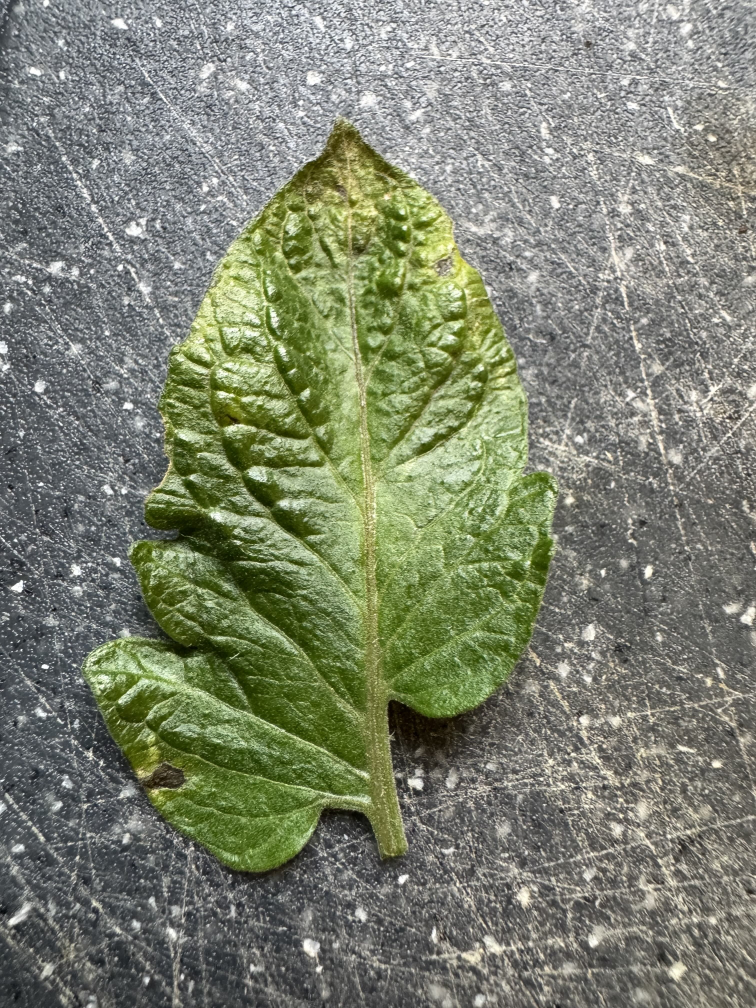
#> input picture Deep_Learning/Interpretability/gradcam_input/in_wild/IMG_2886.jpg, 3024 x 4032 px (shown at 1/4 size)
$ python -i generate_clean_with_feature_with_sampling_csv.py   (imports and definitions only)   (older library calls are emulated)
#> lines starting #> are read from the running program, lines starting #| are printed output that depends on the picture; after the words box and inside, x2 and y2 are one past the last pixel; in counts of white or black regions, pixels touching at a corner belong together
#!/usr/bin/env python3
# -*- coding: utf-8 -*-
"""
Generate a balanced CSV with real augmented images and features for the PlantVillage segmented dataset.

- Input CSV (default): dataset/plantvillage/csv/clean_data_plantvillage_segmented_all_with_features.csv
- Output CSV (default): dataset/plantvillage/csv/clean_data_plantvillage_segmented_all_with_features_with_sampling.csv
- Augmented images saved to: dataset/plantvillage/data/clean_plantvillage_dataset/<Class_Name>/aug_*.jpg

Strategy:
- Define class_name = f"{nom_plante}___{nom_maladie}"
- Compute per-class target nt = int(0.7 * median + 0.3 * max)
- Undersample classes above nt by random sampling
- Oversample classes below nt by generating augmented images using Albumentations
- Compute features on augmented images using the same feature extractors as generate_clean_with_feature_csv.py

Notes:
- We avoid RandomResizedCrop: we keep the leaf shape by using Affine transforms and mild perspective.
- We compute md5 for augmented files.
- We preserve original feature values for kept rows; we compute features for augmented images.
"""

from __future__ import annotations

import argparse
import hashlib
import itertools
import os
from pathlib import Path
from typing import Dict, Any, List, Optional, Tuple
from uuid import uuid4

import albumentations as A
import numpy as np
import pandas as pd
from PIL import Image
import cv2
from tqdm import tqdm

# skimage imports with fallback for different versions
try:
    from skimage.feature import graycomatrix, graycoprops, hog  # type: ignore
except Exception:  # pragma: no cover
    try:
        from skimage.feature.texture import graycomatrix, graycoprops  # type: ignore
        from skimage.feature import hog  # type: ignore
    except Exception as e:  # pragma: no cover
        raise e

try:
    from skimage.measure import label, regionprops
except Exception:  # pragma: no cover
    label = None
    regionprops = None


# ------------------------- Utilities -------------------------

# [16 lines left out: functions file_md5, load_image_rgb, not called in this run]


# ------------------------- Feature extractors (copied from generate_clean_with_feature_csv.py) -------------------------

def extract_shape_features(gray_img: np.ndarray, binary_thresh: Optional[int] = None) -> Dict[str, float]:
    if gray_img.ndim != 2:
        raise ValueError("extract_shape_features expects a grayscale image")
    if binary_thresh is None:
        _, binary = cv2.threshold(gray_img, 0, 255, cv2.THRESH_BINARY + cv2.THRESH_OTSU)
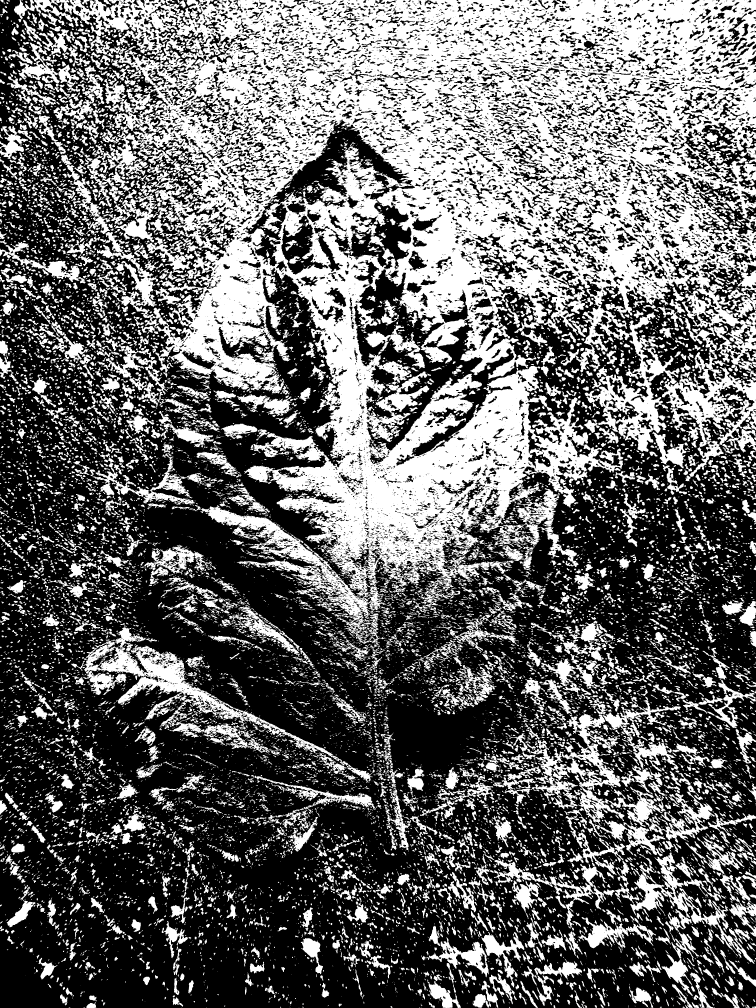
#> binary: shape (4032, 3024) (shown at 1/4 size); 40.9% white; 17566 white regions (9157 under 20 px)
    else:
        _, binary = cv2.threshold(gray_img, binary_thresh, 255, cv2.THRESH_BINARY)
    contours, _ = cv2.findContours(binary, cv2.RETR_EXTERNAL, cv2.CHAIN_APPROX_SIMPLE)
#> contours = 16479 contours, 10199 with area under 20; largest, box (x1, y1, x2, y2) and area: (225, 0, 3024, 2554) 4210162, (284, 2509, 1404, 3096) 79684, (2033, 2853, 2498, 3305) 55528, (2521, 3410, 3018, 3855) 30649, (2411, 2800, 2724, 3086) 19854
    if not contours:
        return {
            "aire": np.nan,
            "périmètre": np.nan,
            "circularité": np.nan,
            "excentricité": np.nan,
            "aspect_ratio": np.nan,
        }
    cnt = max(contours, key=cv2.contourArea)
#> cnt = contour of 55104 points, box (x1, y1, x2, y2) (225, 0, 3024, 2554), area 4210162
    aire = float(cv2.contourArea(cnt))
#> aire = 4210161.5
    perim = float(cv2.arcLength(cnt, True))
#> perim = 114008.2
    circularite = (4.0 * np.pi * aire) / (perim ** 2) if perim > 0 else 0.0
#> circularite = 0.00407
    x, y, w, h = cv2.boundingRect(cnt)
#> x = 225; y = 0; w = 2799; h = 2554
    aspect_ratio = float(w) / float(h) if h > 0 else 0.0
#> aspect_ratio = 1.1
    excentricite = 0.0
    if label is not None and regionprops is not None:
        lbl = label(binary > 0)
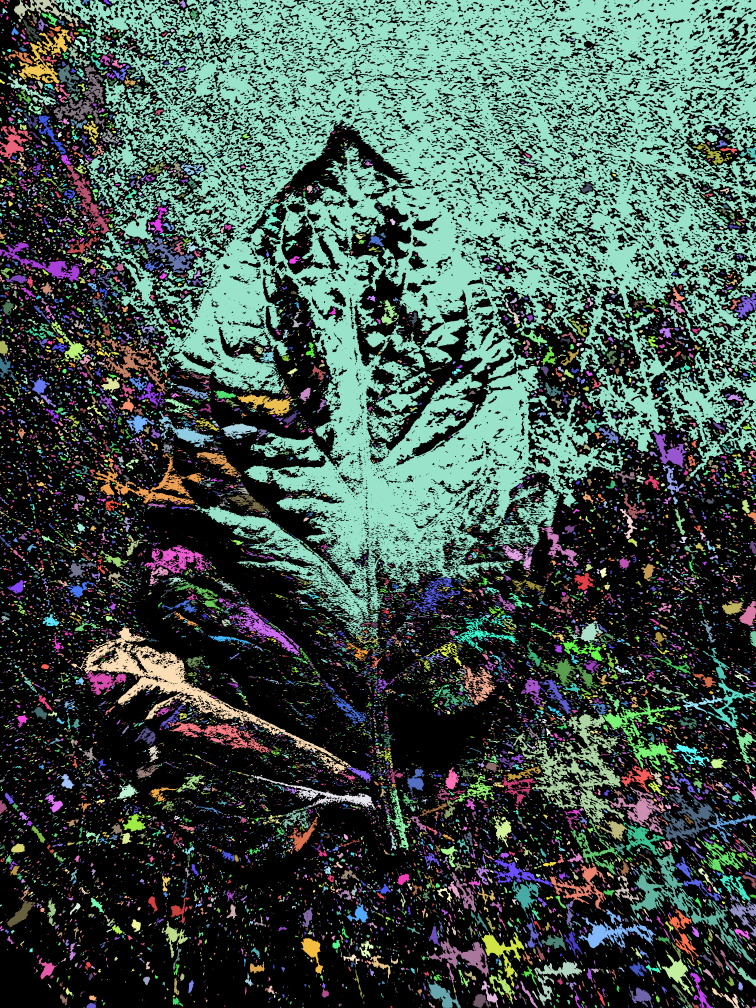
#> lbl: shape (4032, 3024) int32 (shown at 1/4 size); 17567 distinct labels, from 0 to 17566; one colour per label, 0 black
        props = regionprops(lbl)
#> props = 17566 regions
        if props:
            largest_region = max(props, key=lambda p: p.area)
            excentricite = float(largest_region.eccentricity)
#> excentricite = 0.27
    return {
        "aire": aire,
        "périmètre": perim,
        "circularité": circularite,
        "excentricité": excentricite,
        "aspect_ratio": float(aspect_ratio),
    }


def extract_color_features(rgb_img: np.ndarray) -> Dict[str, float]:
    if rgb_img.ndim != 3 or rgb_img.shape[2] != 3:
        raise ValueError("extract_color_features expects an RGB image")
    R, G, B = rgb_img[:, :, 0], rgb_img[:, :, 1], rgb_img[:, :, 2]
    return {
        "mean_R": float(np.mean(R)),
        "mean_G": float(np.mean(G)),
        "mean_B": float(np.mean(B)),
        "std_R": float(np.std(R)),
        "std_G": float(np.std(G)),
        "std_B": float(np.std(B)),
    }


def extract_hsv_features(rgb_img: np.ndarray) -> Dict[str, float]:
    hsv = cv2.cvtColor(rgb_img, cv2.COLOR_RGB2HSV)
#> hsv: shape (4032, 3024, 3); mean H, S, V 54.6, 48.8, 132.5
    h, s, v = cv2.split(hsv)
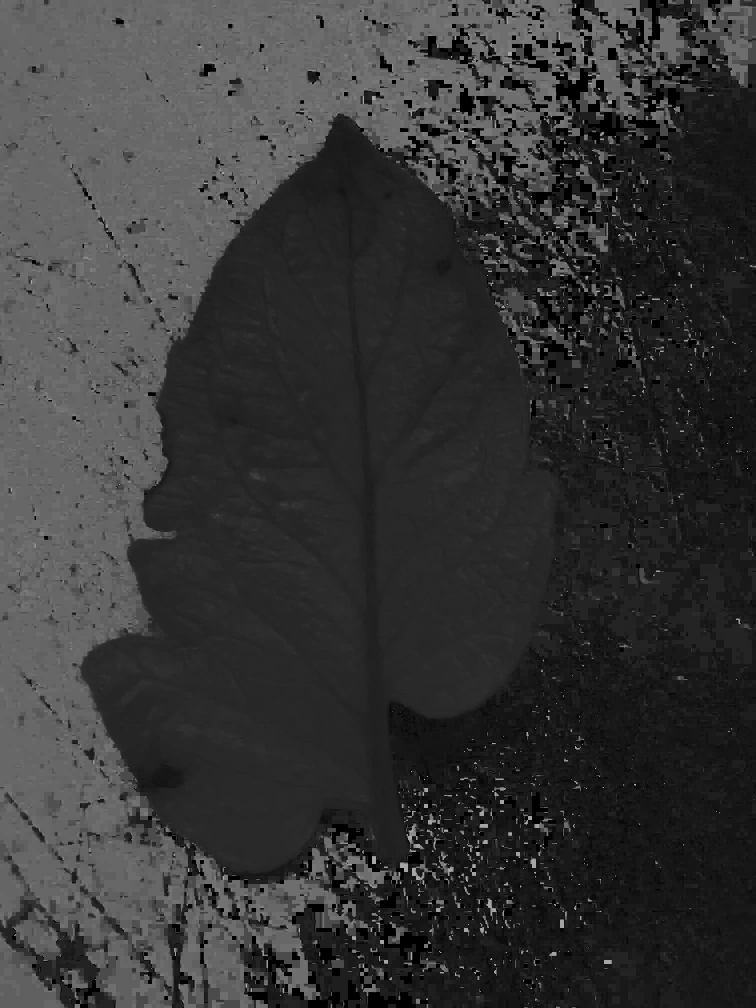
#> h: shape (4032, 3024) (shown at 1/4 size); min 0, max 177, mean 54.6
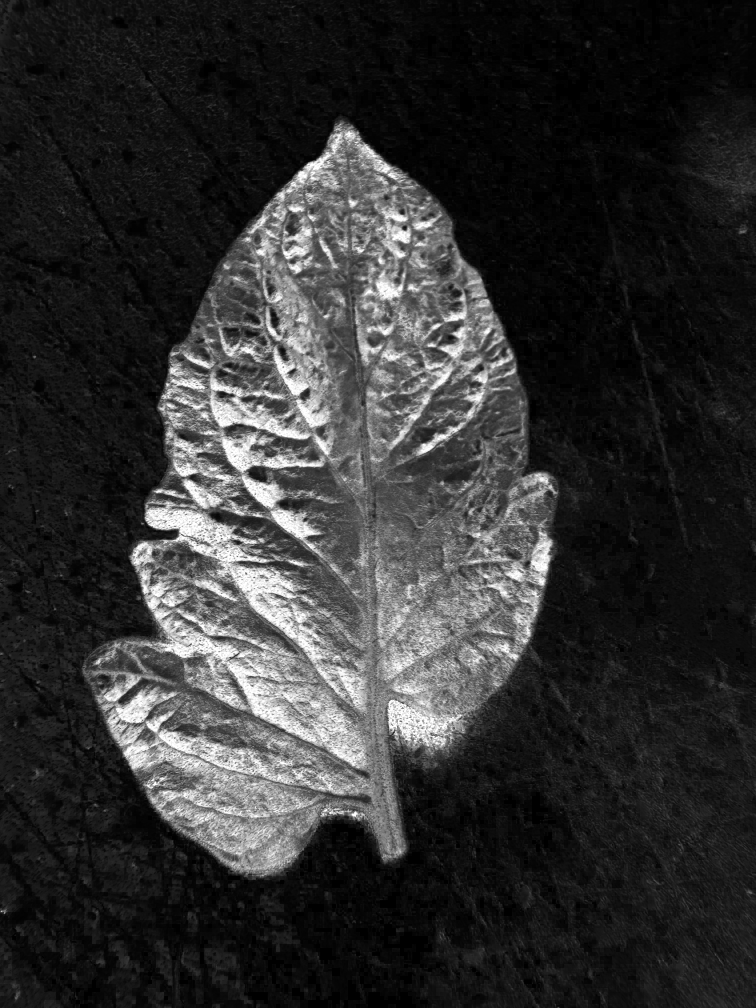
#> s: shape (4032, 3024) (shown at 1/4 size); min 0, max 255, mean 48.8
    return {
        "mean_H": float(np.mean(h)),
        "mean_S": float(np.mean(s)),
        "mean_V": float(np.mean(v)),
    }


def extract_texture_features(gray_img: np.ndarray, levels: int = 256) -> Dict[str, float]:
#> called with levels = 256
    if gray_img.ndim != 2:
        raise ValueError("extract_texture_features expects a grayscale image")
    if levels != 256:
        gray = np.floor(gray_img.astype(np.float32) / 256.0 * levels).astype(np.uint8)
    else:
        gray = gray_img
    glcm = graycomatrix(gray, distances=[1], angles=[0], levels=levels, symmetric=True, normed=True)
    contrast = float(graycoprops(glcm, 'contrast')[0, 0])
#> contrast = 90.06
    energy = float(graycoprops(glcm, 'energy')[0, 0])
#> energy = 0.0154
    homogeneity = float(graycoprops(glcm, 'homogeneity')[0, 0])
#> homogeneity = 0.186
    dissimilarite = float(graycoprops(glcm, 'dissimilarity')[0, 0])
#> dissimilarite = 6.61
    correlation = float(graycoprops(glcm, 'correlation')[0, 0])
#> correlation = 0.981
    return {
        "contrast": contrast,
        "energy": energy,
        "homogeneity": homogeneity,
        "dissimilarité": dissimilarite,
        "Correlation": correlation,
    }


def extract_contour_density(gray_img: np.ndarray) -> Dict[str, float]:
    edges = cv2.Canny(gray_img, 100, 200)
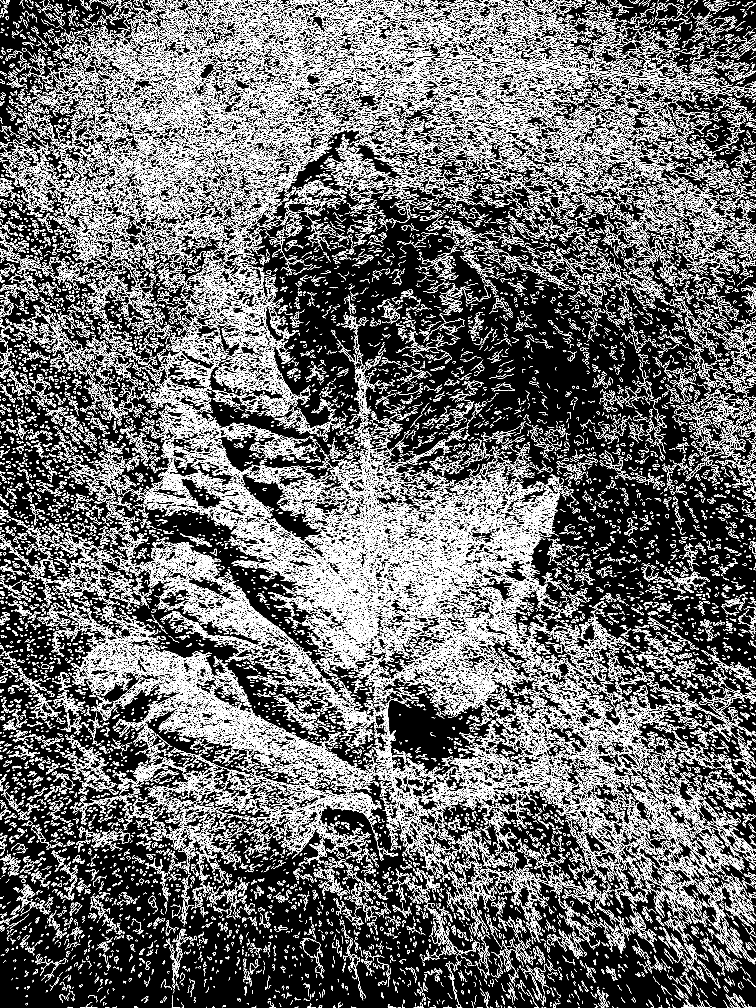
#> edges: shape (4032, 3024) (shown at 1/4 size); 13.8% white in thin lines or dots
    density = float(np.sum(edges > 0) / edges.size)
#> density = 0.138
    return {"contour_density": density}


def extract_hu_moments(gray_img: np.ndarray) -> Dict[str, float]:
    m = cv2.moments(gray_img)
#> m = moments, m00 1.55e+09, centre m10/m00, m01/m00 = (1574.8, 1832.1)
    hu = cv2.HuMoments(m).flatten()
#> hu = [0.00135, 1.6e-07, 2.22e-11, 3.08e-11, 5.75e-22, 1.18e-14, -5.63e-22]
    hu_log = -np.sign(hu) * np.log10(np.abs(hu) + 1e-10)
#> hu_log = [2.87, 6.8, 9.91, 9.88, 10, 10, -10]
    return {f"hu_{i+1}": float(hu_log[i]) for i in range(7)}


def extract_sharpness(gray_img: np.ndarray) -> Dict[str, float]:
    lap = cv2.Laplacian(gray_img, cv2.CV_64F)
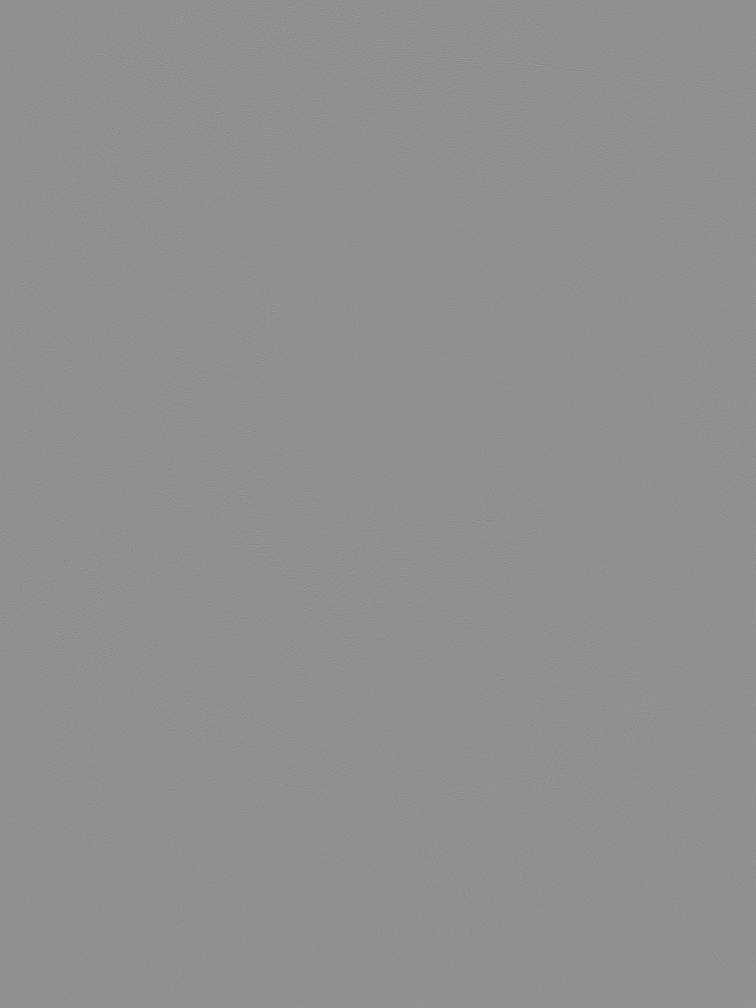
#> lap: shape (4032, 3024) float64 (shown at 1/4 size); min -279, max 213, mean 0; drawn with min black and max white
    return {"netteté": float(np.var(lap))}


def extract_hog_features(gray_img: np.ndarray) -> Dict[str, float]:
    vec = hog(
        gray_img,
        orientations=9,
        pixels_per_cell=(8, 8),
        cells_per_block=(2, 2),
        block_norm='L2-Hys',
        transform_sqrt=True,
        feature_vector=True,
    )
    vec = vec.astype(np.float64)
    mean = float(np.mean(vec))
#> mean = 0.135
    std = float(np.std(vec))
#> std = 0.0974
    p = np.abs(vec)
    s = p.sum()
#> s = 923074.8
    if s <= 0:
        entropy = 0.0
    else:
        p = p / s
        entropy = float(-(p * (np.log2(p + 1e-12))).sum())
#> entropy = 22.3
    return {"hog_mean": mean, "hog_std": std, "hog_entropy": entropy}


def extract_fft_features(gray_img: np.ndarray) -> Dict[str, float]:
    f = np.fft.fft2(gray_img.astype(np.float32))
    fshift = np.fft.fftshift(f)
    power = np.abs(fshift) ** 2
    energy = float(power.sum())
#> energy = 2.75e+18
    psum = power.sum()
#> psum = 2.75e+18
    if psum <= 0:
        entropy = 0.0
    else:
        p = power / psum
        entropy = float(-(p * (np.log2(p + 1e-12))).sum())
#> entropy = 2.38
    h, w = gray_img.shape[:2]
#> h = 4032; w = 3024
    cy, cx = h // 2, w // 2
#> cy = 2016; cx = 1512
    Y, X = np.ogrid[:h, :w]
#> Y = 4032 values from 0 to 4031
    r = np.sqrt((Y - cy) ** 2 + (X - cx) ** 2)
    r_max = np.max(r)
#> r_max = 2520
    r_thresh = 0.25 * r_max
#> r_thresh = 630
    low_mask = r <= r_thresh
    high_mask = ~low_mask
    low_power = float(power[low_mask].sum())
#> low_power = 2.75e+18
    high_power = float(power[high_mask].sum())
#> high_power = 6.12e+15
    return {
        "fft_energy": energy,
        "fft_entropy": entropy,
        "fft_low_freq_power": low_power,
        "fft_high_freq_power": high_power,
    }


def extract_all_features(rgb_img: np.ndarray) -> Dict[str, float]:
    gray = cv2.cvtColor(rgb_img, cv2.COLOR_RGB2GRAY)
    feats: Dict[str, float] = {}
    feats.update(extract_shape_features(gray))
    feats.update(extract_color_features(rgb_img))
    feats.update(extract_hsv_features(rgb_img))
    feats.update(extract_texture_features(gray))
    feats.update(extract_contour_density(gray))
    feats.update(extract_hu_moments(gray))
    feats.update(extract_sharpness(gray))
    feats.update(extract_hog_features(gray))
    feats.update(extract_fft_features(gray))
    return feats


# ------------------------- Augmentation -------------------------

# [187 lines left out: functions build_augmenter, compute_target_count, main, not called in this run]


# [2 lines not run here, left out]

>>> import cv2
>>> picture = cv2.cvtColor(cv2.imread('../../Deep_Learning/Interpretability/gradcam_input/in_wild/IMG_2886.jpg'), cv2.COLOR_BGR2RGB)
>>> result = extract_all_features(picture)
#> result = 35 items
